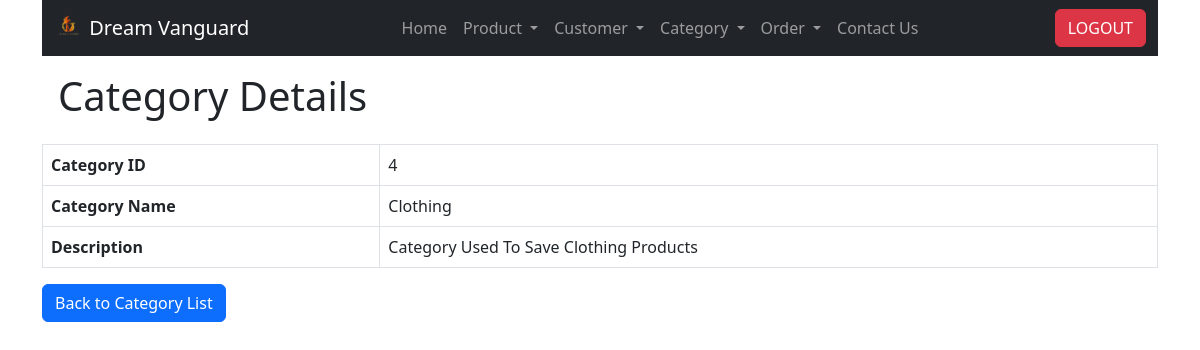
The page /category_read_one.php?id=4 (signed in) on the database its author committed.
### tables this page shows
CREATE TABLE IF NOT EXISTS `category` (
  `id` int NOT NULL AUTO_INCREMENT,
  `category_name` varchar(100) NOT NULL,
  `description` varchar(255) NOT NULL,
  PRIMARY KEY (`id`)
);

### category_read_one.php (the view, shortened to what this page needs)
<?php
include 'config/database.php';
$category_id = $_GET['id'];
$query = "SELECT id, category_name, description FROM category WHERE id = :category_id";
$stmt = $con->prepare($query);
$stmt->bindParam(':category_id', $category_id);
$stmt->execute();
$category = $stmt->fetch(PDO::FETCH_ASSOC);
?>
<!DOCTYPE html>
<html>
<head>
    <link href="https://cdn.jsdelivr.net/npm/bootstrap@5.3.0/dist/css/bootstrap.min.css" rel="stylesheet">
</head>
<body>
    <div class="container">
        <?php
        include 'includes/navbar.php';
        ?>
        <div class="p-3">
            <h1>Category Details</h1>
        </div>
        <table class="table table-bordered">
            <tr>
                <th>Category ID</th>
                <td><?php echo $category['id']; ?></td>
            </tr>
            <tr>
                <th>Category Name</th>
                <td><?php echo $category['category_name']; ?></td>
            </tr>
            <tr>
                <th>Description</th>
                <td><?php echo $category['description']; ?></td>
            </tr>
        </table>
        <a href="category_read.php" class="btn btn-primary">Back to Category List</a>
    </div>
</body>
</html>

### includes/navbar.php (style rules this page uses)
a { text-decoration: none; color: black; }

### rows shown on the page
category: id "4", category_name "Clothing", description "Category Used To Save Clothing Products"
